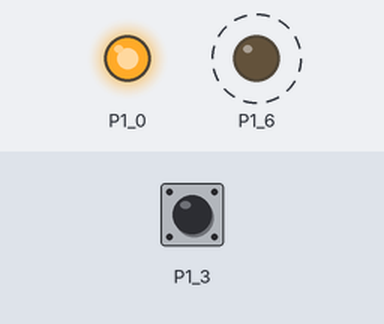
This sketch was run on a simulated TI MSP430 LaunchPad. Shown: output pins drawn as LEDs (lit = HIGH). Dashed ring = blinking. The inputs (shaded band) are chosen by the test bench; at power-on: P1_3 HIGH.

Above: at 1.2 s.
1.3 s: P1_3 pulled LOW for 0.15 s
At 2.8 s:
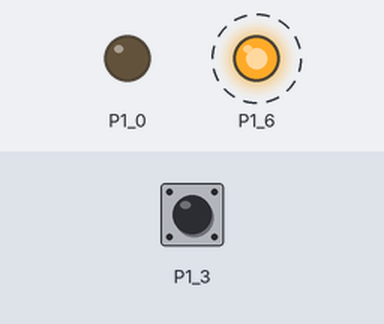
Timing chart, 0 to 10.4 s (numbered marks = the images above; inputs shaded):
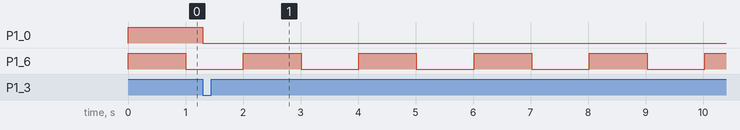

Measured:
- after the input at 1.3 s, P1_0: HIGH → LOW at once
- by itself, P1_6: alternates HIGH for 1.0 s and LOW for 1.0 s

The sketch:

lab1.ino
```cpp
unsigned clock=0; // in 10ms
unsigned buttoncount=0;
unsigned buttonstate=0; // 0 for off and 1 for on

// the setup routine runs once when you press reset:
void setup() {
  // Serial.begin(9600);
  pinMode(PUSH2, INPUT_PULLUP);
  pinMode(RED_LED, OUTPUT);
  pinMode(GREEN_LED, OUTPUT);
}

// the loop routine runs over and over again forever:
void loop() {
  // red
  int but = digitalRead(PUSH2);
  if (but!=buttonstate && but==LOW) buttoncount++;
  buttonstate=but;
  if (buttoncount%4) digitalWrite(RED_LED, LOW);
  else digitalWrite(RED_LED, HIGH);

  // green
  if((clock%200)==0) digitalWrite(GREEN_LED, HIGH);
  else if(clock%200==100) digitalWrite(GREEN_LED, LOW);

  // clock
  delay(10); // 10ms
  clock++;
}
```
